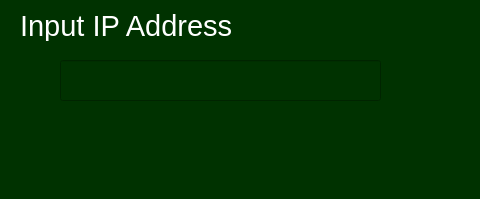
<?xml version="1.0" encoding="UTF-8"?>
<ui version="4.0">
 <class>MainWindow</class>
 <widget class="QMainWindow" name="MainWindow">
  <property name="geometry">
   <rect>
    <x>0</x>
    <y>0</y>
    <width>480</width>
    <height>199</height>
   </rect>
  </property>
  <property name="acceptDrops">
   <bool>false</bool>
  </property>
  <property name="windowTitle">
   <string>etetet</string>
  </property>
  <property name="styleSheet">
   <string notr="true">background-color: rgb(0, 50, 0);</string>
  </property>
  <widget class="QWidget" name="centralwidget">
   <widget class="QLineEdit" name="lineEdit">
    <property name="geometry">
     <rect>
      <x>60</x>
      <y>60</y>
      <width>321</width>
      <height>41</height>
     </rect>
    </property>
    <property name="font">
     <font>
      <family>Agency FB</family>
      <pointsize>14</pointsize>
     </font>
    </property>
    <property name="styleSheet">
     <string notr="true">border-color: rgb(255, 255, 255);
color: rgb(255, 255, 255);</string>
    </property>
   </widget>
   <widget class="QLabel" name="label">
    <property name="geometry">
     <rect>
      <x>20</x>
      <y>10</y>
      <width>291</width>
      <height>31</height>
     </rect>
    </property>
    <property name="font">
     <font>
      <family>Arial</family>
      <pointsize>22</pointsize>
     </font>
    </property>
    <property name="styleSheet">
     <string notr="true">color: rgb(255, 255, 255);</string>
    </property>
    <property name="text">
     <string>Input IP Address</string>
    </property>
   </widget>
  </widget>
  <widget class="QMenuBar" name="menubar">
   <property name="geometry">
    <rect>
     <x>0</x>
     <y>0</y>
     <width>480</width>
     <height>26</height>
    </rect>
   </property>
  </widget>
  <widget class="QStatusBar" name="statusbar"/>
 </widget>
 <resources/>
 <connections/>
</ui>
